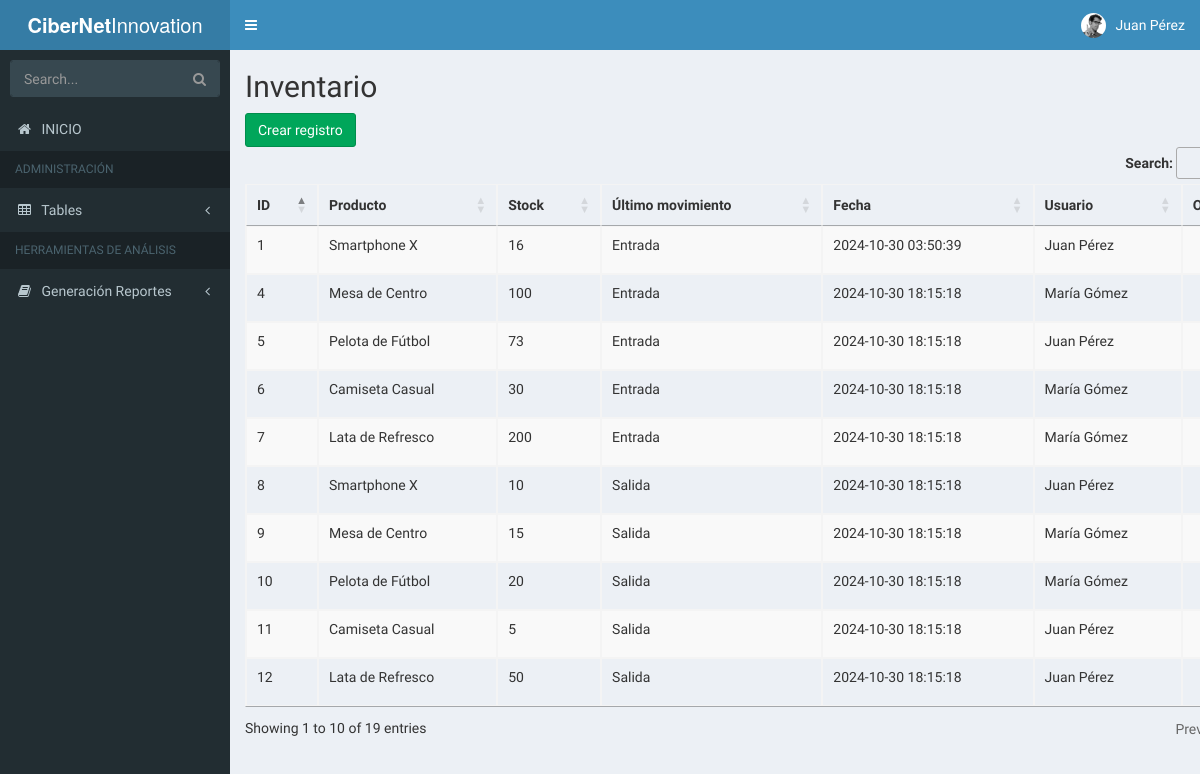
The app's page /CiberNet Innovation/app/views/pages/inventory.php (signed in) with its own data.
### tables this page shows
CREATE TABLE `inventory` (
  `InventoryID` int NOT NULL AUTO_INCREMENT,
  `inventoryQty` int NOT NULL,
  `typeMovement` enum('Entrada','Salida') NOT NULL,
  `inventoryDate` timestamp NULL DEFAULT CURRENT_TIMESTAMP,
  `UserID` int DEFAULT NULL,
  `ProductID` int DEFAULT NULL,
  PRIMARY KEY (`InventoryID`),
  KEY `UserID` (`UserID`),
  KEY `ProductID` (`ProductID`),
  CONSTRAINT `inventory_ibfk_1` FOREIGN KEY (`UserID`) REFERENCES `user` (`UserID`),
  CONSTRAINT `inventory_ibfk_2` FOREIGN KEY (`ProductID`) REFERENCES `product` (`ProductID`)
);

CREATE TABLE `product` (
  `ProductID` int NOT NULL AUTO_INCREMENT,
  `productName` varchar(100) NOT NULL,
  `productInfo` text,
  `productPrice` decimal(10,2) NOT NULL,
  `productPresentation` varchar(100) NOT NULL,
  `CategoryID` int DEFAULT NULL,
  `SupplierID` int DEFAULT NULL,
  PRIMARY KEY (`ProductID`),
  KEY `CategoryID` (`CategoryID`),
  KEY `SupplierID` (`SupplierID`),
  CONSTRAINT `product_ibfk_1` FOREIGN KEY (`CategoryID`) REFERENCES `category` (`CategoryID`),
  CONSTRAINT `product_ibfk_2` FOREIGN KEY (`SupplierID`) REFERENCES `supplier` (`SupplierID`)
);

CREATE TABLE `user` (
  `UserID` int NOT NULL AUTO_INCREMENT,
  `userName` varchar(100) NOT NULL,
  `userGender` varchar(50) NOT NULL,
  `userNickname` varchar(100) NOT NULL,
  `userEmail` varchar(100) NOT NULL,
  `userPassword` varchar(900) NOT NULL,
  `RolID` int DEFAULT NULL,
  PRIMARY KEY (`UserID`),
  UNIQUE KEY `userName` (`userName`),
  UNIQUE KEY `userNickname` (`userNickname`),
  UNIQUE KEY `userEmail` (`userEmail`),
  KEY `RolID` (`RolID`),
  CONSTRAINT `user_ibfk_1` FOREIGN KEY (`RolID`) REFERENCES `rol` (`RolID`)
);

### CiberNet Innovation/app/controllers/InventoryController.php (called while the page is built, shortened)
<?php
require_once(dirname(__FILE__) . "/../../core/database.php");
require_once(dirname(__FILE__) . "/../models/InventoryModel.php");
class InventoryController{
    private $inventory;
    public function __construct()
    {
        $database = new Database();
        $this->db = $database->getConnection();
        $this->inventory = new InventoryModel($this->db);
    }
    public function index()
    {
        $result = $this->inventory->getInventory();
        $inventories = $result->fetchAll(PDO::FETCH_ASSOC);
        include(dirname(__FILE__) . '/../views/inventory/inventoryList.php');
    }
}

### CiberNet Innovation/app/views/pages/inventory.php (called while the page is built, shortened)
<?php
require_once __DIR__ . '/../../../app/controllers/InventoryController.php';
$action = isset($_GET['action']) ? $_GET['action'] : '';
$controller = new InventoryController();
switch ($action) {
    default:
        $controller->index();
        break;
}

### CiberNet Innovation/core/database.php (called while the page is built, shortened)
<?php
class Database
{
    public function getConnection()
    {
        $this->conn = null;
        try {
            $this->conn = new PDO(
                "mysql:host=" . Config::HOST . ";dbname=" . Config::DATABASE,
                Config::USER,
                Config::PASSWORD
            );
            $this->conn->exec("set names utf8");
        } catch (PDOException $ex) {
            echo "Connection error: " . $ex->getMessage();
            die();
        }
        return $this->conn;
    }
}

### CiberNet Innovation/app/models/InventoryModel.php (called while the page is built, shortened)
<?php
class InventoryModel{
    private $conn;
    public function __construct($db)
    {
        $this->conn = $db;
    }
    public function getInventory()
    {
        $query = "CALL sp_SelectInventory();";
        $result = $this->conn->prepare($query);
        $result->execute();
        return $result;
    }
}

### CiberNet Innovation/app/views/inventory/inventoryList.php (the view, shortened to what this page needs)
<?php include '../templates/header.php'; ?>
<div class="container">
    <div class="card mt-5 p-4">
        <h2 class="mb-4">Inventario</h2>
        <div class="d-flex justify-content-between mb-3">
            <a href="?pages=inventory&action=create" class="btn btn-success">Crear registro</a>
        </div>
        <div class="table-responsive">
            <table id="exportTable" class="table table-striped table-bordered">
                <thead class="table-dark">
                    <tr>
                        <th scope="col">ID</th>
                        <th scope="col">Producto</th>
                        <th scope="col">Stock</th>
                        <th scope="col">Último movimiento</th>
                        <th scope="col">Fecha</th>
                        <th scope="col">Usuario</th>
                        <th scope="col" class="text-center">Opciones</th>
                    </tr>
                </thead>
                <tbody>
                    <?php foreach ($inventories as $inventory) : ?>
                        <tr>
                            <td><?= htmlspecialchars($inventory['InventoryID']); ?></td>
                            <td><?= htmlspecialchars($inventory['productName']); ?></td>
                            <td><?= htmlspecialchars($inventory['inventoryQty']); ?></td>
                            <td><?= htmlspecialchars($inventory['typeMovement']); ?></td>
                            <td><?= htmlspecialchars($inventory['inventoryDate']); ?></td>
                            <td><?= htmlspecialchars($inventory['userName']); ?></td>
                            <td class="text-center">
                            </td>
                        </tr>
                    <?php endforeach; ?>
                </tbody>
            </table>
        </div>
    </div>
</div>
<?php include '../templates/footer.php'; ?>

### CiberNet Innovation/app/views/templates/header.php (shortened to what this page needs)
<!DOCTYPE html>
<html>
<head>
    <link rel="stylesheet" href="../../../public/bower_components/bootstrap/dist/css/bootstrap.min.css">
    <link rel="stylesheet" href="../../../public/bower_components/font-awesome/css/font-awesome.min.css">
    <link rel="stylesheet" href="../../../public/bower_components/Ionicons/css/ionicons.min.css">
    <link rel="stylesheet" href="../../../public/dist/css/AdminLTE.min.css">
    <link rel="stylesheet" href="../../../public/dist/css/skins/_all-skins.min.css">
    <link rel="stylesheet" href="https://cdn.datatables.net/1.11.5/css/jquery.dataTables.min.css">
    <link rel="stylesheet" href="https://cdn.datatables.net/buttons/2.2.2/css/buttons.dataTables.min.css">
    <link rel="stylesheet" href="https://cdn.datatables.net/1.11.5/css/jquery.dataTables.min.css">
</head>
<body class="hold-transition skin-blue sidebar-mini">
    <div class="wrapper">
        <header class="main-header">
            <a href="../pages/index.php" class="logo">
                <span class="logo-lg"><b>CiberNet</b>Innovation</span>
            </a>
            <nav class="navbar navbar-static-top">
                <a href="#" class="sidebar-toggle" data-toggle="push-menu" role="button">
                </a>
                <div class="navbar-custom-menu">
                    <ul class="nav navbar-nav">
                        <li class="dropdown user user-menu">
                            <a href="#" class="dropdown-toggle" data-toggle="dropdown">
                                <img src="../../dist/img/user2-160x160.jpg" class="user-image" alt="User Image">
                                <span class="hidden-xs"><?php echo $_SESSION["userName"] ?></span>
                            </a>
                        </li>
                    </ul>
                </div>
            </nav>
        </header>
        <aside class="main-sidebar">
            <section class="sidebar">
                <form action="#" method="get" class="sidebar-form">
                    <div class="input-group">
                        <input type="text" name="q" class="form-control" placeholder="Search...">
                        <span class="input-group-btn">
                            <button type="submit" name="search" id="search-btn" class="btn btn-flat"><i class="fa fa-search"></i>
                            </button>
                        </span>
                    </div>
                </form>
                <ul class="sidebar-menu" data-widget="tree">
                    <li>
                        <a href="../pages/index.php">
                            <i class="fa fa-home"></i> <span>INICIO</span>
                        </a>
                    </li>
                    <li class="header">ADMINISTRACIÓN</li>
                    <li class="treeview">
                        <a href="#">
                            <i class="fa fa-table"></i> <span>Tables</span>
                            <span class="pull-right-container">
                                <i class="fa fa-angle-left pull-right"></i>
                            </span>
                        </a>
                    </li>
                    <li class="header">HERRAMIENTAS DE ANÁLISIS</li>
                    <li class="treeview">
                        <a href="#">
                            <i class="fa fa-book"></i> <span>Generación Reportes</span>
                            <span class="pull-right-container">
                                <i class="fa fa-angle-left pull-right"></i>
                            </span>
                        </a>
                    </li>
                </ul>
            </section>
        </aside>
        <div class="content-wrapper">

### CiberNet Innovation/app/views/templates/footer.php (shortened to what this page needs)
</div>
</body>
</html>

### CiberNet Innovation/app/views/templates/header.php (style rules this page uses)
.input-group { position: relative; }

### records on screen
inventory: InventoryID "1", ProductID.productName "Smartphone X", inventoryQty "16", typeMovement "Entrada", inventoryDate "2024-10-30 03:50:39", UserID.userName "Juan Pérez"
inventory: InventoryID "4", ProductID.productName "Mesa de Centro", inventoryQty "100", typeMovement "Entrada", inventoryDate "2024-10-30 18:15:18", UserID.userName "María Gómez"
inventory: InventoryID "5", ProductID.productName "Pelota de Fútbol", inventoryQty "73", typeMovement "Entrada", inventoryDate "2024-10-30 18:15:18", UserID.userName "Juan Pérez"
inventory: InventoryID "6", ProductID.productName "Camiseta Casual", inventoryQty "30", typeMovement "Entrada", inventoryDate "2024-10-30 18:15:18", UserID.userName "María Gómez"
inventory: InventoryID "7", ProductID.productName "Lata de Refresco", inventoryQty "200", typeMovement "Entrada", inventoryDate "2024-10-30 18:15:18", UserID.userName "María Gómez"
inventory: InventoryID "8", ProductID.productName "Smartphone X", inventoryQty "10", typeMovement "Salida", inventoryDate "2024-10-30 18:15:18", UserID.userName "Juan Pérez"
inventory: InventoryID "9", ProductID.productName "Mesa de Centro", inventoryQty "15", typeMovement "Salida", inventoryDate "2024-10-30 18:15:18", UserID.userName "María Gómez"
inventory: InventoryID "10", ProductID.productName "Pelota de Fútbol", inventoryQty "20", typeMovement "Salida", inventoryDate "2024-10-30 18:15:18", UserID.userName "María Gómez"
inventory: InventoryID "11", ProductID.productName "Camiseta Casual", inventoryQty "5", typeMovement "Salida", inventoryDate "2024-10-30 18:15:18", UserID.userName "Juan Pérez"
inventory: InventoryID "12", ProductID.productName "Lata de Refresco", inventoryQty "50", typeMovement "Salida", inventoryDate "2024-10-30 18:15:18", UserID.userName "Juan Pérez"

### other values on screen
$_SESSION["userName"] "Juan Pérez"
